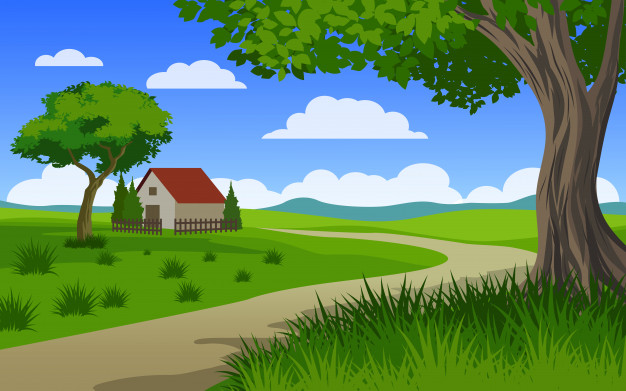
#> input picture photos/scenery.jpg, 626 x 391 px
$ python cv6.py
#> lines starting #> are read from the running program, lines starting #| are printed output that depends on the picture
#Basic Image transformations

import cv2 as cv
import numpy as np

img = cv.imread('photos/scenery.jpg')
#> img is the input picture: shape (391, 626, 3); mean B, G, R 100.9, 138, 99.2
cv.imshow('Scenery',img)

#translation
#shiting the the images up - down - left -right
# -ve x --> shifting left
# -ve y --> Up
# +ve x --> Right
# +ve y --> Down
#
def translate(img,x,y):
#> called with x = 100, y = 200
    trans_mat = np.float32([[1,0,x],[0,1,y]])
    dimensions = (img.shape[0],img.shape[1])
#> dimensions = (391, 626)
    return cv.warpAffine(img,trans_mat,dimensions)
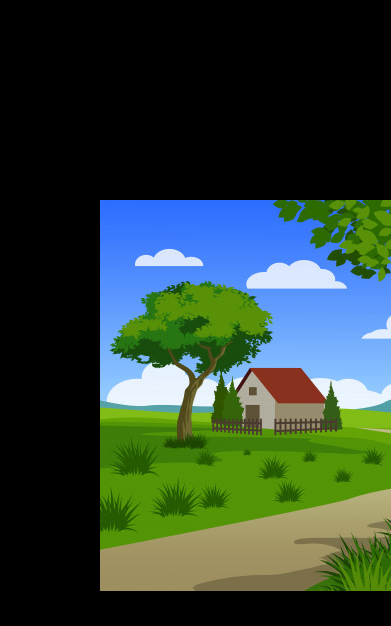
#> returned value: shape (626, 391, 3); mean of channels 0, 1, 2 53, 66, 47.2; drawn as B, G, R

translated = translate(img,100,200)
cv.imshow('Translated',translated)

#Rotation

def rotate(img,angle,rotPt = None):
#> called with angle = 45
    (height,width)  = img.shape[:2]
#> height = 391; width = 626

    if rotPt is None:
        rotPt = (width//2,height//2)
#> rotPt = (313, 195)

    rotMat = cv.getRotationMatrix2D(rotPt,angle,1.0)
    dimensions = (width,height)
#> dimensions = (626, 391)

    return cv.warpAffine(img,rotMat,dimensions)
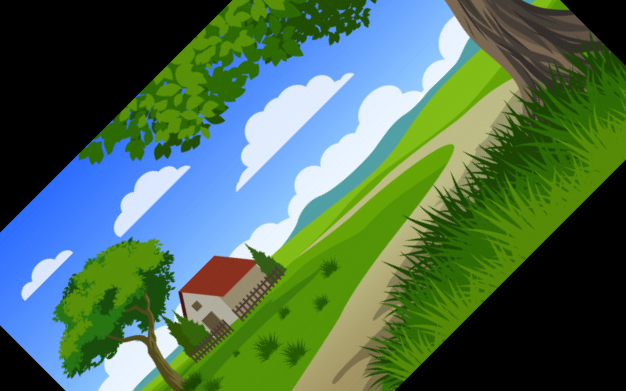
#> returned value: shape (391, 626, 3); mean of channels 0, 1, 2 84.2, 109.2, 77; drawn as B, G, R

rotated = rotate(img,45)
cv.imshow('Rotate',rotated)

rotated2 = rotate(rotated,45)
#> call 2 of rotate, with angle = 45
#> in rotate (call 2), `return cv.warpAffine(img,rotMat,dimensions)`:
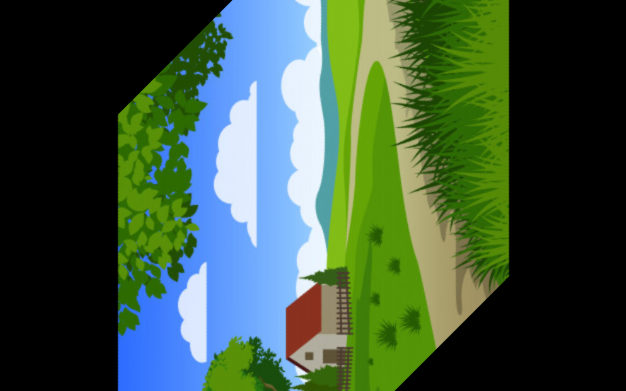
#> returned value: shape (391, 626, 3); mean of channels 0, 1, 2 64, 85.1, 60.3; drawn as B, G, R
cv.imshow('Rotated2',rotated2)

#Resizing an image
resized  = cv.resize(img,(200,200))
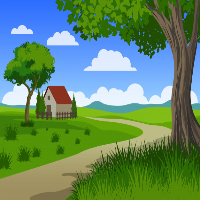
#> resized: shape (200, 200, 3); mean B, G, R 100.8, 137.9, 99.1
cv.imshow('Resized',resized)

#Flipping an image
#0 --> flipping the image vertically
#1 --> flipping the image horizontally
#-1 --> fliiping both vertically and horizontally
flipped = cv.flip(img,-1)
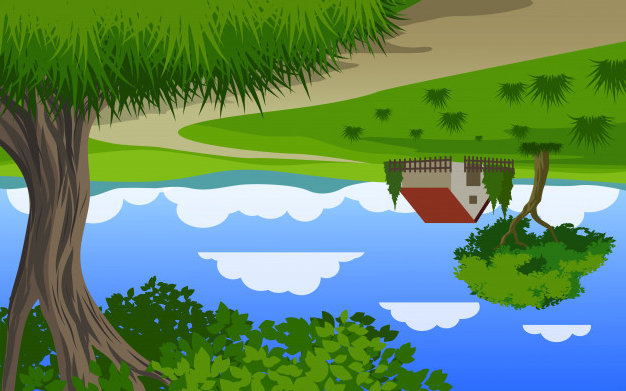
#> flipped: shape (391, 626, 3); mean B, G, R 100.9, 138, 99.2
cv.imshow('Flip',flipped)

cv.waitKey(0)

$ run again, with photos/boston.jpg copied over photos/scenery.jpg
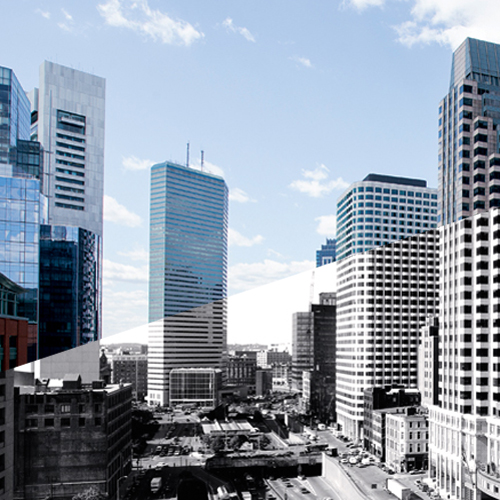
#> input picture photos/boston.jpg, 500 x 500 px
#> img is the input picture: shape (500, 500, 3); mean B, G, R 168.4, 154.6, 143.7
#> in rotate (call 2), `return cv.warpAffine(img,rotMat,dimensions)`:
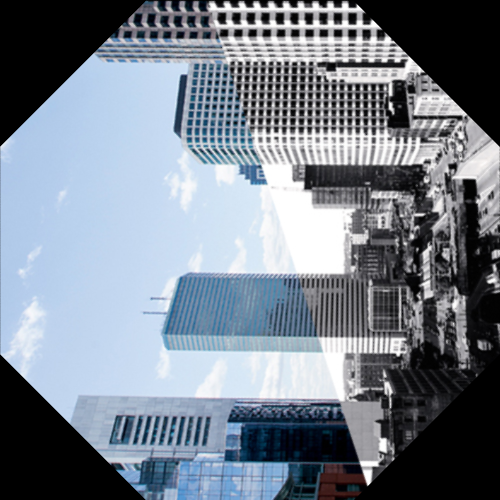
#> returned value: shape (500, 500, 3); mean of channels 0, 1, 2 140.8, 129.1, 119.8; drawn as B, G, R
#> `flipped = cv.flip(img,-1)`:
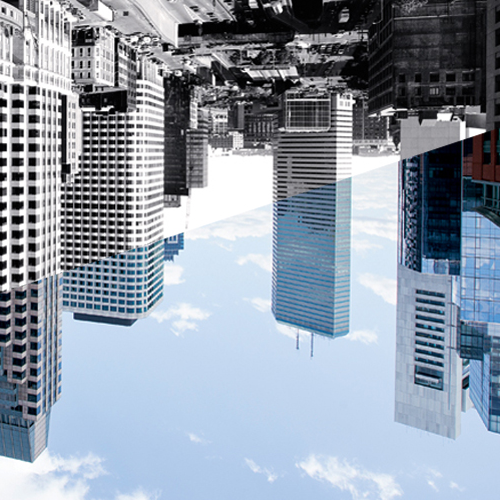
#> flipped: shape (500, 500, 3); mean B, G, R 168.4, 154.6, 143.7
